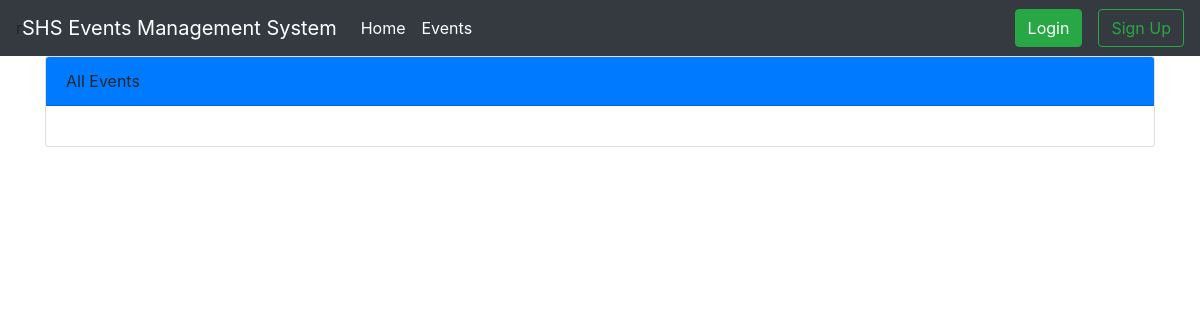
Page /events/ on the earlier database version.
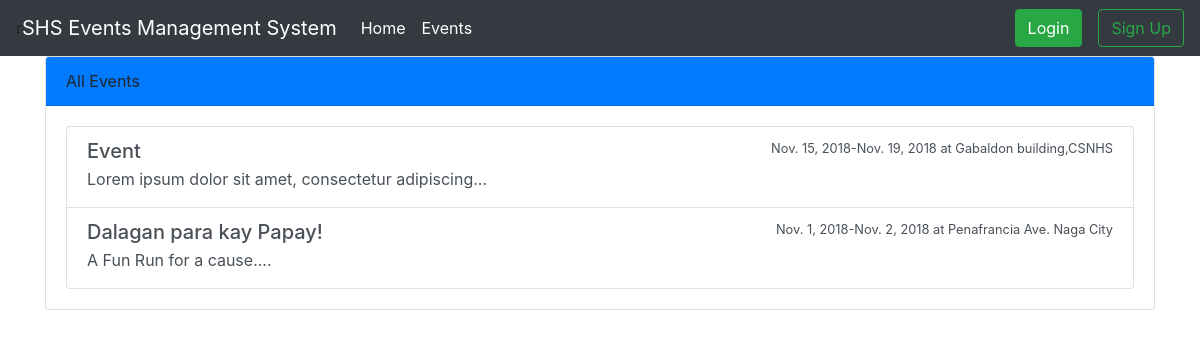
Same page on the later database version.
### events/models.py (models this page shows, shortened)
class Event(models.Model):
    name = models.CharField("Name of Event",max_length = 100,default = "")
    description = models.TextField("Description",max_length = 2000, blank = True)
    max_slots = models.IntegerField("Max Slots",blank=True, default = 0)
    date_from = models.DateField('Start Date')
    date_to = models.DateField("End Date")
    time_from = models.TimeField("Start Time")
    time_to = models.TimeField("End Time")
    venue=models.CharField("Venue", max_length = 100)
    date_created = models.DateTimeField("date Created", auto_now_add=True )
    creator = models.ForeignKey(to="users.Participant",on_delete = models.CASCADE)

### events/views.py (the view)
# urls.py: path("events/", EventListView.as_view(), name = "event_list"),
class EventListView(ListView):
    model = Event
    template_name = "event_list.html"
    context_object_name = "event_list"

### templates/event_list.html (shortened to what this page needs)
{% extends "base.html" %}
{% block content %}
<div class="card">
        <div class="card-header bg-primary">
         All Events
             </div>
        <div class="card-body">
             <div class="list-group">
                  {% for event in event_list %}
                  <a href="{% url 'event_detail' event.pk %}" class="list-group-item list-group-item-action flex-column align-items-start ">
       <div class="d-flex w-100 justify-content-between">
            <h5 class="mb-1">{{event.name}} </h5>
            <small>{{event.date_from}}-{{event.date_to}} at {{event.venue}}</small>
       </div>
            <p class="mb-1">{{event.description | slice:":50"}}...</p>
           </a>
      {% endfor %}
      </div>
      </div>
      </div>
{% endblock %}

### templates/base.html (shortened to what this page needs)
<!doctype html>
<html lang="en">
  <head>
    <link rel="stylesheet" href="https://stackpath.bootstrapcdn.com/bootstrap/4.1.3/css/bootstrap.min.css">
  </head>
  <body>
        <nav class="navbar navbar-expand-lg navbar-dark bg-dark">r
  <a class="navbar-brand" href="{% url 'home' %}">SHS Events Management System</a>
  <div class="collapse navbar-collapse" id="navbarSupportedContent">
    <ul class="navbar-nav mr-auto">
      <li class="nav-item active">
        <a class="nav-link" href="{% url 'home' %}">Home <span class="sr-only">(current)</span></a>
      </li>
      <li class="nav-item active">
        <a class="nav-link" href="{% url 'event_list' %}">Events</a>
      </li>
    </ul>
    {% if user.is_authenticated%}
        <div class="btn-group">
            <button type="button" class="btn btn-secondary dropdown-toggle" data-toggle="dropdown" aria-haspopup="true" aria-expanded="false">
                    {{ user.username }}
            </button>
            <div class="dropdown-menu dropdown-menu-right">
              <a href ="{% url 'logout' %}">
                  <button class="dropdown-item" type="button">Logout</button>
              </a>
            </div>
         </div>
    {% else %}
    <a href ="{% url 'login' %}">
    <button type="button"
        class="btn btn-success">
        Login
    </button>
    </a>
     <a href ="{% url 'signup' %}">
            <button type="button"
                class="btn btn-outline-success ml-3">
                Sign Up
            </button>
            </a>
    {% endif %}
  </div>
</nav>
      <div class = "container">
          {% block content %}
          {% endblock %}
      </div>
  </body>
</html>

Differences in the rows shown:
added Event: name "Event", date_from "Nov. 15, 2018", date_to "Nov. 19, 2018", venue "Gabaldon building,CSNHS", description "Lorem ipsum dolor sit amet, consectetur adipiscing"
added Event: name "Dalagan para kay Papay!", date_from "Nov. 1, 2018", date_to "Nov. 2, 2018", venue "Penafrancia Ave. Naga City", description "A Fun Run for a cause."
